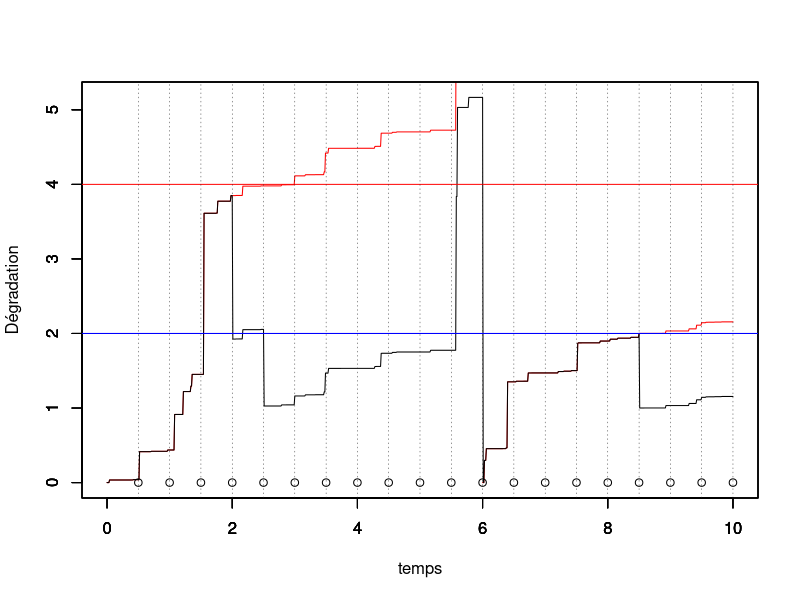
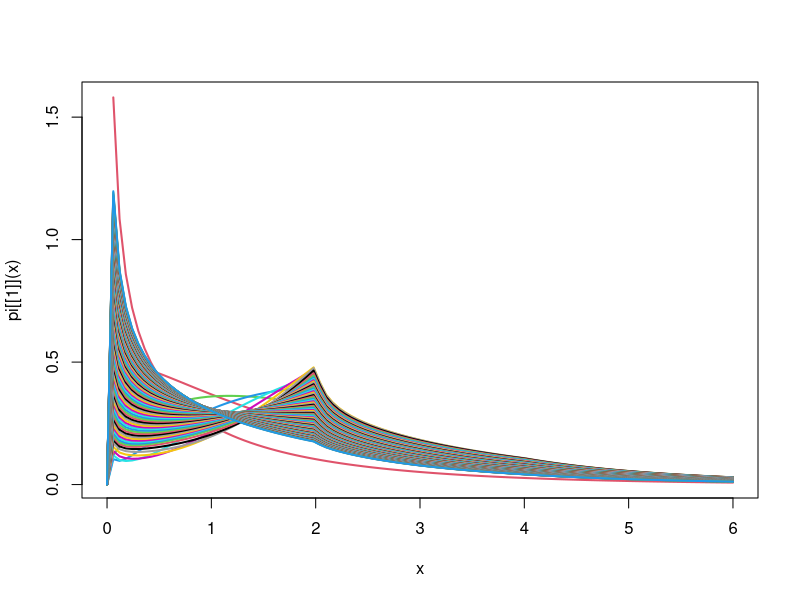
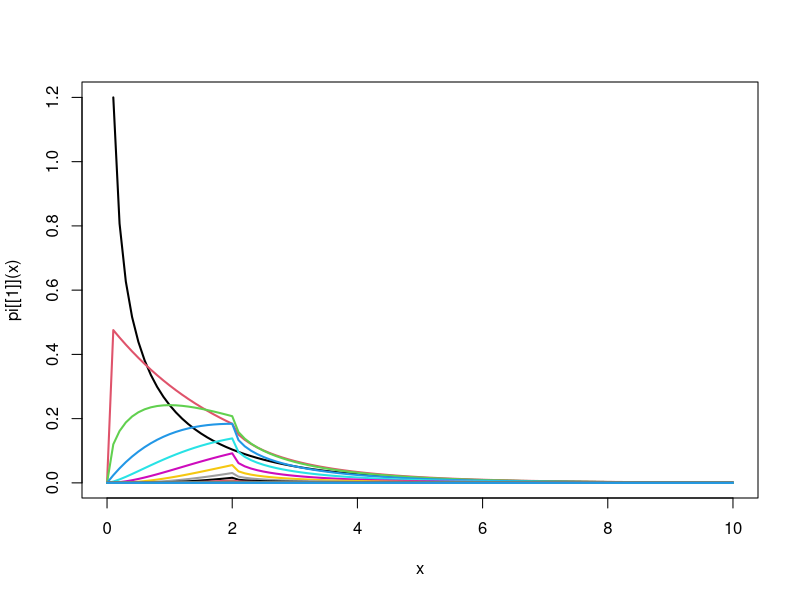

Reproduce these figures in R, in order.
#### Programme de simulation lorsqu'on observe uniquement la dégradation juste avant l'inspection


rm(list=ls())
library(ggplot2)
library(tidyverse)
tau = 0.5 # intervalle inter-inspection
rho = 0.5 # parametre ARDinf
L=2 # seuil pour MP
M=4 # seuil pout MC
tps.final <-10 # fenêtre d'observation du processus

id.newcycle <- FALSE # Initialisation du nb de cycle de renouvellement

set.seed(123)
# Simulation d'un processus gamma jusqu'au temps final
pas = 0.01 # pas de temps pour simuler le processus

alpha = 1 # paramètre de forme de Gamma a = alpha (t)^beta
beta = 1 # paramètre de forme  de Gamma
b=2   # paramètre d'échelle du Gamma
temps = seq(from = 0,to = tps.final,by = pas)

n=length(temps)

nb.inspections<- floor(tps.final/tau) # nombre d'inspections max pendant la fenêtre d'observation.

obs<-numeric(nb.inspections) # données observées (pendant les inspections, à t_j^-)

j<-1 # indicateur prochaine inspection
j.newcycle <- 0 # identifier le j où nouveau cycle
nb.cycles <- 1 # compteur de cycles

x=matrix(nrow=nb.inspections,ncol = n) # processus Gamma simulé, nb.lignes = nb.cycles
x[nb.cycles,1] = 0     # initialisation du processus Gamma = 0 à t=0
for(i in 2:n){
  x[nb.cycles,i] = x[nb.cycles,i-1] + rgamma(1,scale = b, shape = alpha*(temps[i]^beta-temps[i-1]^beta))
}
y=numeric(n) # processus Gamma maintenu
y.tilde=numeric(n) # processus Gamma maintenu

y[1]<-0
y.tilde[1]<-0

while (j<=nb.inspections) {
  # boucle sur un cycle de renouvellement
  if (id.newcycle){
    # on resimule un x depuis 0
    x[nb.cycles,1] = 0     # initialisation du processus Gamma = 0 à t=0
    for(i in 2:n){
      x[nb.cycles,i] = x[nb.cycles,i-1] + rgamma(1,scale = b, shape = alpha*(temps[i]^beta-temps[i-1]^beta))
    }
    id.newcycle <- FALSE
  }
  
  y.tilde[((j-1)*tau/pas+2):(j*(tau/pas)+1)]<-y[((j-1)*tau/pas+2):(j*(tau/pas)+1)]<-y[(j-1)*tau/pas+1]+ x[nb.cycles,((j-j.newcycle-1)*tau/pas+2):((j-j.newcycle)*(tau/pas)+1)]- x[nb.cycles,(j-j.newcycle-1)*tau/pas+1]

  obs[j]<-y[j*tau/pas+1] # état dégradation à l'inspection (t_j^-)
  
  if (obs[j] < L) {
    print("no action")
  } else {
    if (obs[j]<M) {
      y[j*tau/pas+1]<-(1-rho)*y[j*tau/pas+1] # on écrase (ARD infini)
    } else {
      y[j*tau/pas+1]<-0
      id.newcycle <- TRUE
      j.newcycle <- j
      nb.cycles <- nb.cycles+1
    }
  }
  j<-j+1
}


#df <- data.frame(temps,x,y)
#mygraph <- ggplot(df,aes(x = temps)) +  
#  geom_line(aes(y = y), color = "darkred") +
#  geom_line(aes(y = x), color="steelblue", linetype="twodash") +
#  geom_abline(slope = 0,intercept = L,color="blue") +
#  geom_abline(slope = 0,intercept = M,color="red")


temps.cycle<-c(0,tau*which(obs>M),tps.final)
indice.temps.cycle <- c(1,tau/pas*(which(obs>M))+1,length(temps))


for (k in 1:nb.cycles){
  plot(temps[indice.temps.cycle[k]:indice.temps.cycle[k+1]],x[k,1:(indice.temps.cycle[k+1]-indice.temps.cycle[k]+1)],col="red",type="l",ylim = c(0,max(y.tilde)),xlim = c(0,tps.final),xlab="",ylab="")
  par(new=T)
}

plot(temps,y.tilde,type="l",ylim=c(0,max(y.tilde)),xlim = c(0,tps.final),ylab="",xlab="")


par(new=T)
plot(tau*(1:nb.inspections),numeric(length = nb.inspections),ylim=c(0,max(y.tilde)),type="p",xlim = c(0,tps.final),xlab = "temps",ylab="Dégradation")
abline(h=L,col="blue")
abline(h=M,col="red")
abline(v=tau*(1:nb.inspections), lty =3, col = grey(0.1), lwd = 0.45)

#abline(v = tau*(1:nb.inspection))


#####################################
# Calcul de la loi stationnaire
#####################################


## update 20/05/2021
## version discrétisée pour le calcul de la loi stationnaire

# fonction ntrap : renvoie l'intégrale par la méthode des trapèzes
ntrap <- function(abs,ord){
  # Cette fonction renvoie un vecteur de taille nc (pour différentes valeurs de y)
  # abscisse abs : vecteur de taille nl
  # ordonnée ord : matrice de taille nc*nl
  nl<- length(abs)
  if (is.matrix(ord) == T){
    nc <- nrow(ord)
    res <- rowSums((matrix(1,ncol=1,nrow=nc)%*%diff(abs))*(ord[,-ncol(ord)]+ord[,-1])/2)
    } else {
    nc <- 1
    res <- sum(diff(abs)*(ord[-length(ord)]+ord[-1])/2)
    }
  return(res)
}





# vecteur de l'état x
level.x <- seq(0.01,M+2,0.01)
n.level.x <-length(level.x)

ind.L <- which( level.x == L)
ind.M <- which( level.x == M)


level.y <- seq(0.01,M+2,0.01)
n.level.y <-length(level.y)

mat.trans <- matrix(0,ncol=n.level.y,nrow = n.level.x)
mat.trans.rho <- matrix(0,ncol=n.level.y,nrow = n.level.x)

for(i in 1:(n.level.x-1)){
  mat.trans[i,(i+1):n.level.y]<-dgamma(level.y[(i+1):n.level.y]-level.x[i],scale=b,shape = alpha*tau^beta)
  mat.trans.rho[i,(i+1):n.level.y]<-dgamma(level.y[(i+1):n.level.y]-(1-rho)*level.x[i],scale=b,shape = alpha*tau^beta)
}

K<-100
w<-matrix(0,nrow=K,ncol=n.level.y)
w[1,]<-dgamma(level.y,scale = b,shape=alpha*tau^beta)


pi<-list()
pi[[1]]<-function(x) dgamma(x,scale = b,shape=alpha*tau^beta)
curve(pi[[1]](x), from = 0, to = max(level.x), lwd = 2, col = k)

for(k in 2:K){
  
  # Contribution à la première intégrale :

  Q1 <- ntrap(level.x[1:ind.L],t(mat.trans[1:ind.L,]) * matrix(rep(w[k-1,1:ind.L],n.level.y),byrow = T,ncol = ind.L)) 
  # Contribution à la deuxième intégrale :

  Q2 <- ntrap(level.x[(ind.L+1):ind.M],t(mat.trans.rho[(ind.L+1):ind.M,]) *matrix(rep(w[k-1,(ind.L+1):ind.M],n.level.y),byrow = T,ncol = ind.M-ind.L) )
  
  # Contribution à la troisième intégrale :

  Q3 <- dgamma(level.y,scale=b,shape=alpha*tau^beta) * ntrap(level.x[(ind.M+1):n.level.y],w[(ind.M+1):n.level.y])
  
  aux <- w[k,] <- (Q1+Q2+Q3)/ntrap(level.x,Q1+Q2+Q3)
  fn_w <- function(x) {
    res <- splinefun(x = level.x, y = aux)(x)*((0 < x) & (x<=max(level.x)))
    return(res)
  }
  pi[[k]] <- fn_w
  curve(pi[[k]](x), from = 0, to = max(level.x), lwd = 2, add = TRUE, col = k)
  print(paste("L'intégrale de la", k,"-ième fonction vaut",integrate(fn_w,0,Inf)$value,sep=" "))
  scan()
}
######################
###   fin update   ###
###################### 


K<- 20 # nb itérations de l'algo de point fixe
grid_abs <- seq(0.01,10,0.01)
nb_abs <- length(grid_abs)
w<-matrix(nrow = K,ncol = nb_abs )

pi<-list()
pi[[1]]<-function(x) dgamma(x,scale = b,shape=alpha*tau^beta)


curve(pi[[1]](x), from = 0, to = max(grid_abs), lwd = 2)

for(k in 2:K){
  for (j in 1:nb_abs){
    abs <- grid_abs[j]
    fn_aux1 <- function(x) {
      res <- pi[[k-1]](x)*dgamma(abs-x,scale = b,shape=alpha*tau^beta)
      return(res)
    }
    fn_aux2 <- function(x) {
      res <- pi[[k-1]](x)*dgamma(abs-(1-rho)*x,scale=b,shape=alpha*tau^beta)
      return(res)
    }
    fn_aux3 <- function(x) {
      res <- pi[[k-1]](x)
      return(res)
    }
    w[k,j] <- integrate(f = fn_aux1, lower = 0, upper = min(L,abs))$value 
    + ifelse(min(abs/(1-rho),L)==min(abs/(1-rho),M),0,integrate(f = fn_aux2, lower = min(abs/(1-rho),L), upper = min(abs/(1-rho),M))$value)
    + integrate(f = fn_aux3, lower = M, upper = Inf)$value * dgamma(abs,scale=b,shape=alpha*tau^beta)
  }
  aux <- w[k,]
  fn_w <- function(x) {
    res <- splinefun(x = grid_abs, y = aux)(x)*((0 < x) & (x<=max(grid_abs)))
    return(res)
  }
  pi[[k]] <- fn_w
  curve(pi[[k]](x), from = 0, to = max(grid_abs), lwd = 2, add = TRUE, col = k)
  print(paste("L'intégrale de la", k,"-ième fonction vaut",integrate(fn_w,0,Inf)$value,sep=" "))
}
